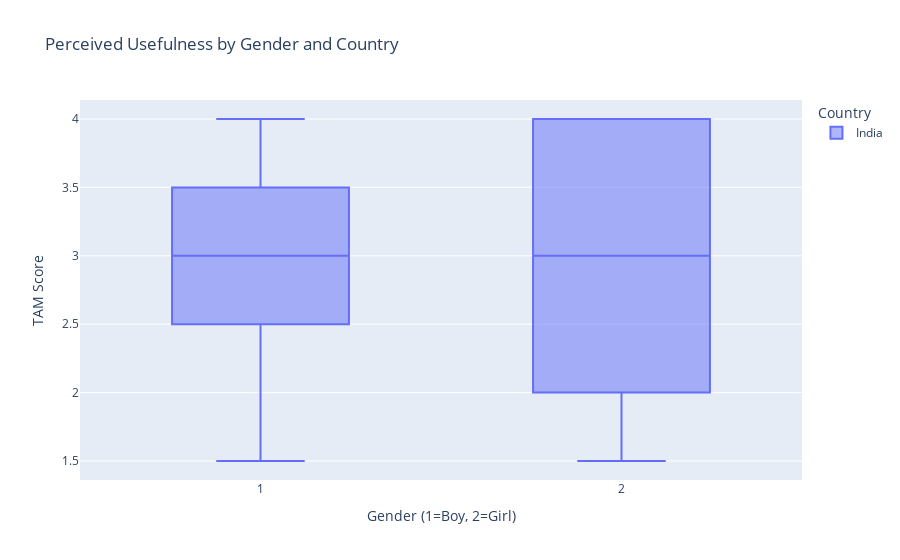
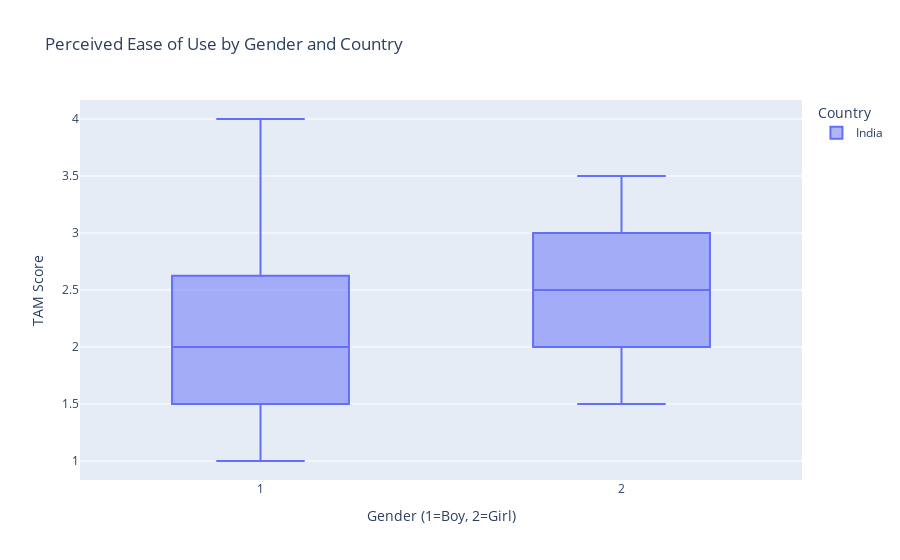

Source (notebook cell) for these figures, in order:
### Code cell
## Gender Differences Analysis
# Visualize TAM scores by gender and country.
student_gender_data = students_combined.dropna(subset=['Gender_Num'])

# Create box plots
for dim, title in zip(['PU_Score', 'PEOU_Score', 'Attitude_Score'], ['Perceived Usefulness', 'Perceived Ease of Use', 'Attitude']):
    fig = px.box(student_gender_data, x='Gender_Num', y=dim, color='Country',
                 title=f'{title} by Gender and Country',
                 labels={'Gender_Num': 'Gender (1=Boy, 2=Girl)', dim: 'TAM Score'})
    fig.show()

### Figure 1 — Plotly figure (JSON) as saved in the notebook; plotly's stock layout.template omitted (floating-point values rounded to 4 significant figures)
{"data": [{"alignmentgroup": "True", "hovertemplate": "Country=India<br>Gender (1=Boy, 2=Girl)=%{x}<br>TAM Score=%{y}<extra></extra>", "legendgroup": "India", "marker": {"color": "#636efa"}, "name": "India", "notched": false, "offsetgroup": "India", "orientation": "v", "showlegend": true, "type": "box", "x": [2, 1, 1, 1, 2, 2, 2, 2, 2, 1, 2, 1, 2, 1, 1, 2, 2, 1, 1, 2, 1, 2, 1, 1, 1, 2, 1, 2, 1, 1, 1, 1, 1, 2, 2, 2, 1, 2, 1, 2, 1, 1, 1, 2, 1], "x0": " ", "xaxis": "x", "y": [3.5, 3, 3, 3.5, 2.5, 3.5, 4, 4, 4, 2.5, 2.5, 2.5, 4, 3.5, 1.5, 3, 4, 2.5, 4, 2, 3, 1.5, 2.5, 4, 3, 2, 1.5, 2, 2.5, 3.5, 2, 3.5, 3.5, 2.5, 3.5, 1.5, 3.5, 1.5, 2.5, 4, 4, 2.5, 4, 3, 2], "y0": " ", "yaxis": "y"}], "layout": {"boxmode": "group", "legend": {"title": {"text": "Country"}, "tracegroupgap": 0}, "title": {"text": "Perceived Usefulness by Gender and Country"}, "xaxis": {"anchor": "y", "domain": [0, 1], "title": {"text": "Gender (1=Boy, 2=Girl)"}}, "yaxis": {"anchor": "x", "domain": [0, 1], "title": {"text": "TAM Score"}}}}

### Figure 2 — Plotly figure (JSON) as saved in the notebook; plotly's stock layout.template omitted (floating-point values rounded to 4 significant figures)
{"data": [{"alignmentgroup": "True", "hovertemplate": "Country=India<br>Gender (1=Boy, 2=Girl)=%{x}<br>TAM Score=%{y}<extra></extra>", "legendgroup": "India", "marker": {"color": "#636efa"}, "name": "India", "notched": false, "offsetgroup": "India", "orientation": "v", "showlegend": true, "type": "box", "x": [2, 1, 1, 1, 2, 2, 2, 2, 2, 1, 2, 1, 2, 1, 1, 2, 2, 1, 1, 2, 1, 2, 1, 1, 1, 2, 1, 2, 1, 1, 1, 1, 1, 2, 2, 2, 1, 2, 1, 2, 1, 1, 1, 2, 1], "x0": " ", "xaxis": "x", "y": [2.5, 3, 1.5, 3, 1.5, 3, 2, 2, 3, 1.5, 2.5, 1.5, 2, 2.5, 1.5, 3, 2, 2.5, 1, 2.5, 2, 1.5, 2, 2, 1, 3, 2.5, 2, 1, 3, 2.5, 3.5, 1.5, 3.5, 2.5, 1.5, 2.5, 3.5, 1.5, 3, 3, 2, 4, 1.5, 2.5], "y0": " ", "yaxis": "y"}], "layout": {"boxmode": "group", "legend": {"title": {"text": "Country"}, "tracegroupgap": 0}, "title": {"text": "Perceived Ease of Use by Gender and Country"}, "xaxis": {"anchor": "y", "domain": [0, 1], "title": {"text": "Gender (1=Boy, 2=Girl)"}}, "yaxis": {"anchor": "x", "domain": [0, 1], "title": {"text": "TAM Score"}}}}
